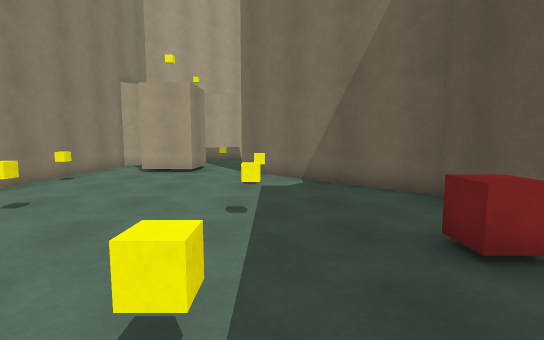
view 1 (above)

23 first-person views from a walk through a Unity game level. The camera is 1.3 m above the floor, tilts 6° down and sees 85° across. The floor is counted in squares, 1 m on a side. Each view is taken from the middle of a square. On the plan, view 1 faces up. The plan holds only what a view shows up to about 14 squares ahead; the rest is blank. The place goes on beyond the plan. The player character is not drawn. Some surface patterns are stand-ins.

view 2
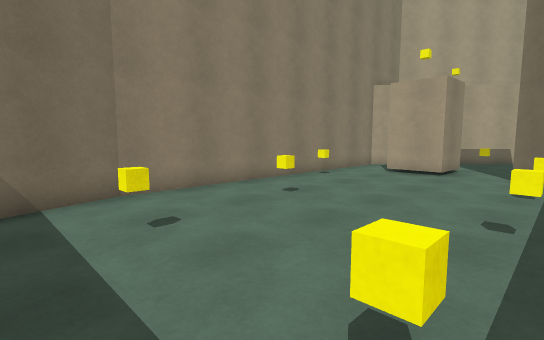

view 3
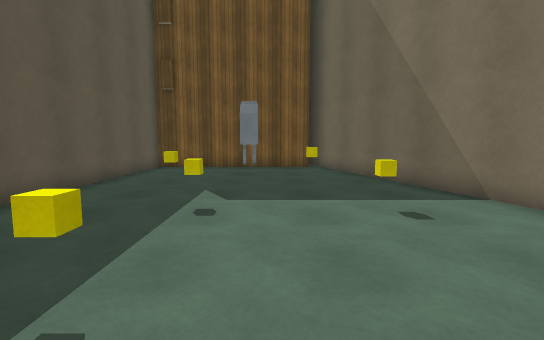

view 4
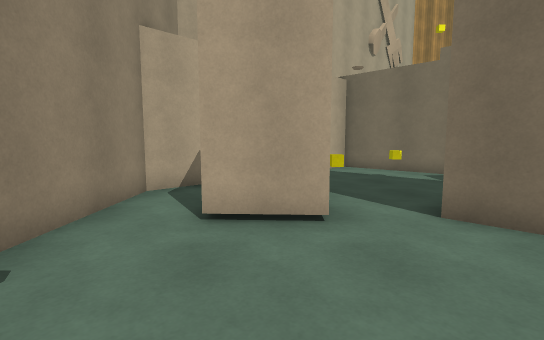

view 5
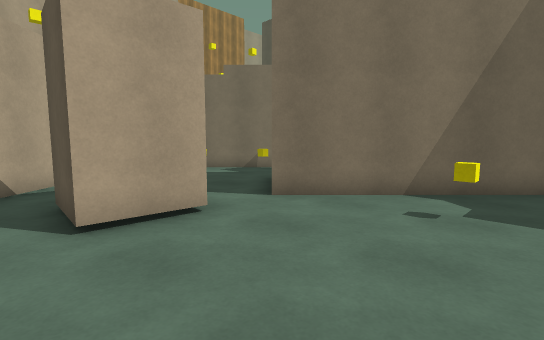

view 6
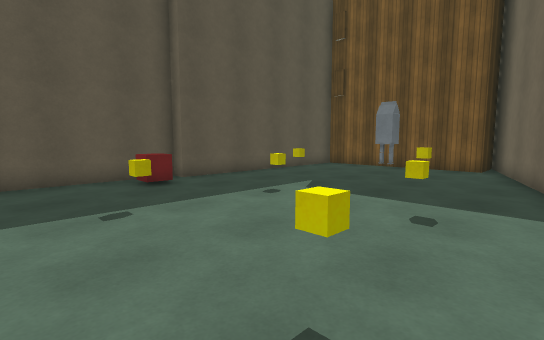

view 7
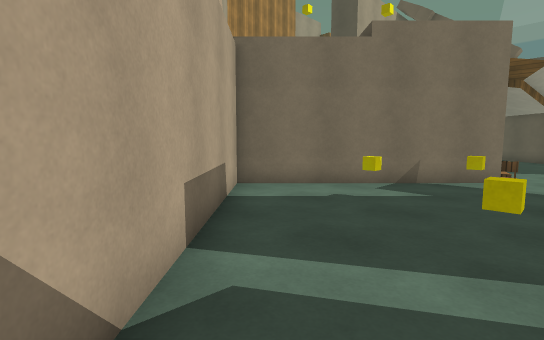

view 8
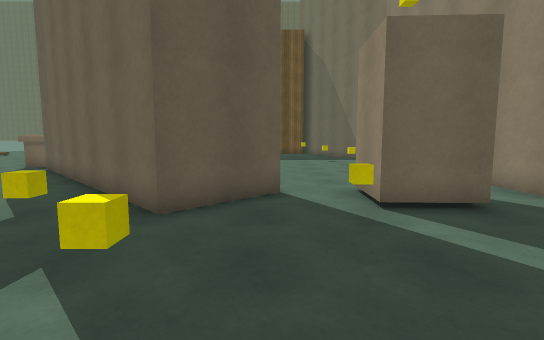

view 9
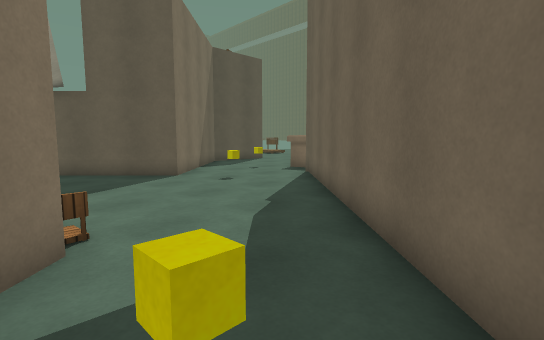

view 10
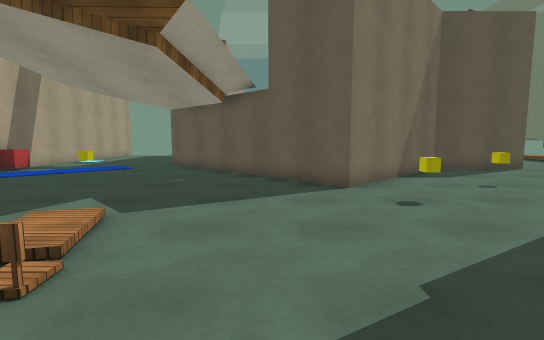

view 11
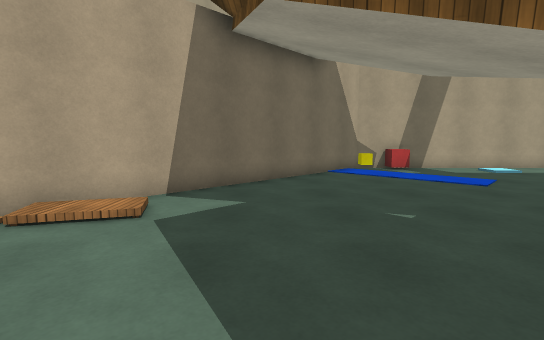

view 12
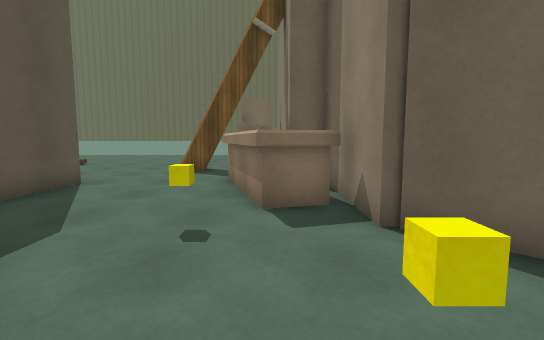

view 13
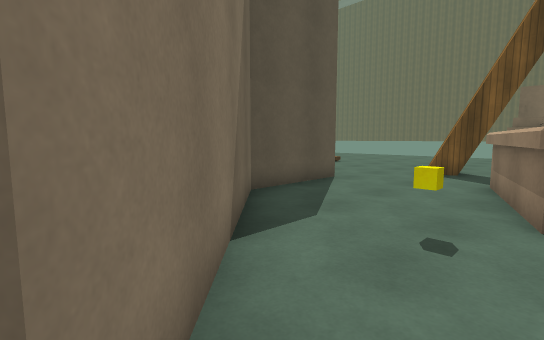

view 14
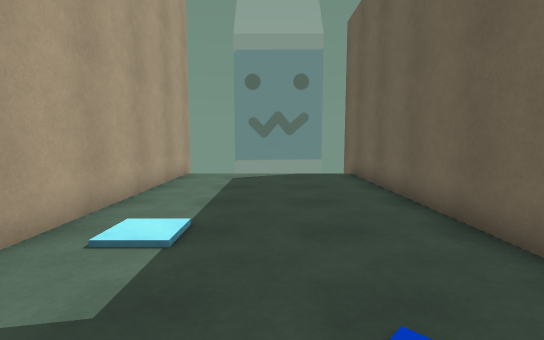

view 15
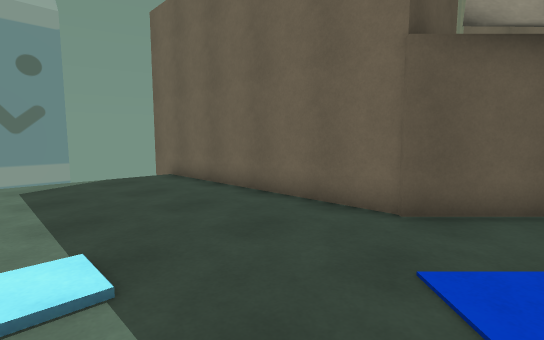

view 16
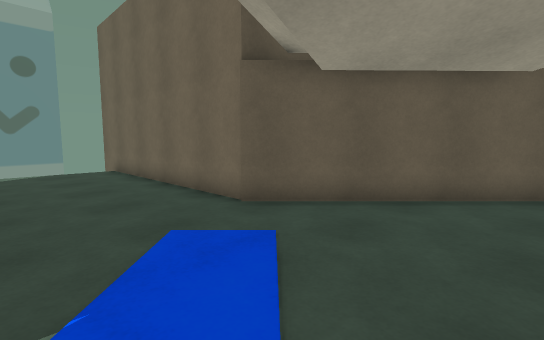

view 17
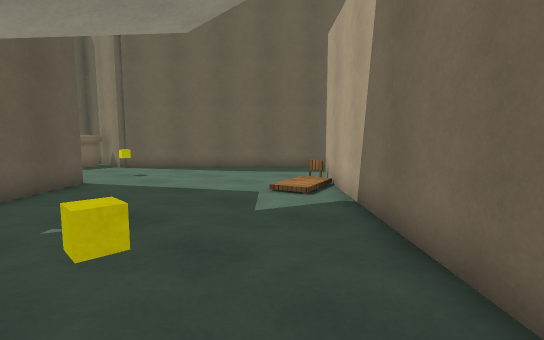

view 18
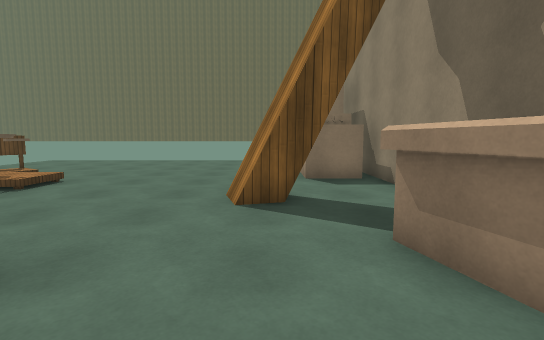

view 19
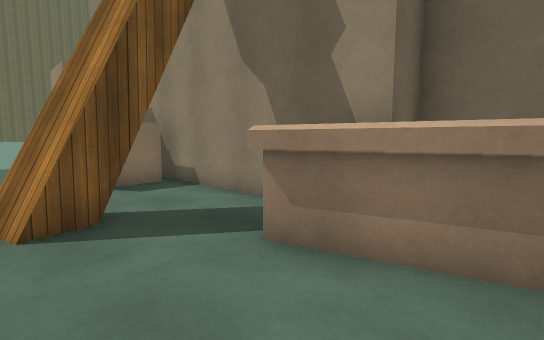

view 20
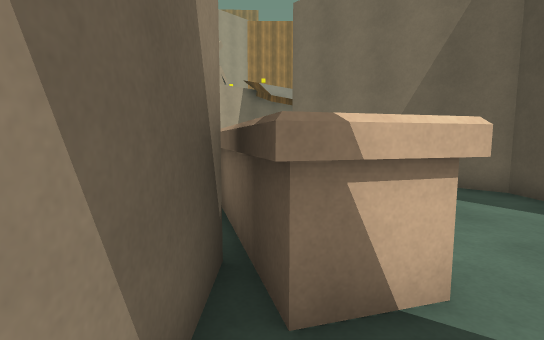

view 21
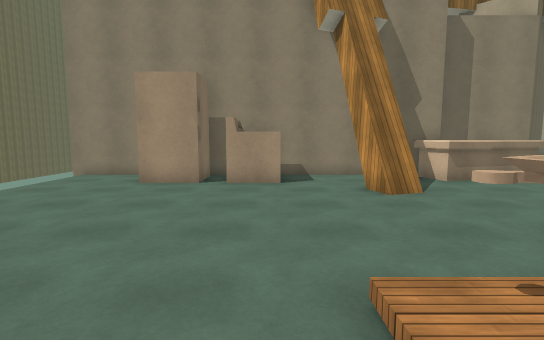

view 22
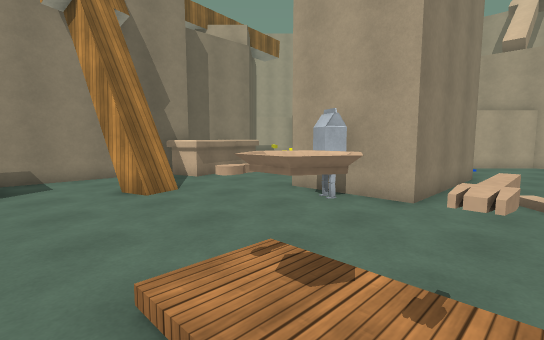

view 23
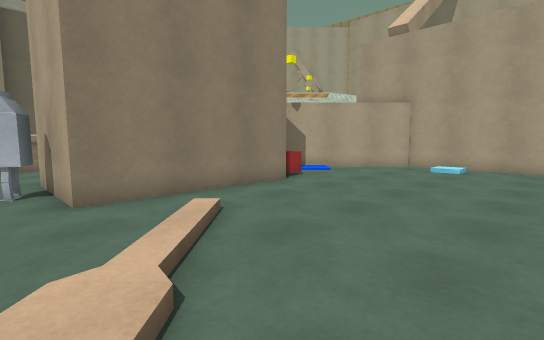

### Floor plan
Points are (right, up) in squares from view 1. A wall is a line through its corners. A room is listed if a view was taken in it or the views show most of it. See-through windows are left out.
Room 1 (views 1, 2, 3, 4, 5, 6, 7, 8, 9, 10)
walls: (-7.2, 2.3) (-3.9, -8); (-1.5, -4.3) (-1.5, -3.6) (-0.9, -3.6); (4.2, 16.1) (-0.6, 20.8) (-7.1, 14.3) (-7.1, 2.2); (-3.7, -6.7) (3.2, -6.7) (3.2, 2.1) (3.8, 2.1) (3.8, 6.8) (-1.2, 11.8) (1, 14) (2.9, 12.1)
ways out: opening at (3, 14) to room 2
objects: yellow cube (-6, 9); yellow cube (-5, 5); block (-5, 12) to (-3, 14); yellow cube (-4, 2); yellow cube (-3, -2); yellow cube (-2, 14); yellow cube (-1, 1); yellow cube (0, 5); yellow cube (0, 8); yellow cube (0, 17); yellow cube (1, -1); red cube (2, 3) to (3, 4); yellow cube (2, 15)
Room 2 (views 11, 12, 13, 14, 15, 16, 17, 18, 19, 20)
walls: (2.9, 12.1) (8.2, 6.7) (8.4, 6.7) (8.4, 2.1) (9.5, 2.1) (9.5, -2.4); (14.5, 24.3) (13.8, 24.3) (4.9, 15.4) (4.2, 16.1); (15.7, 2.2) (15.7, 6.1) (10.8, 10.9) (17.8, 17.9) (27.5, 17.9); (13.2, -0.7) (13.6, -1.9); (13, -0.8) (13.4, -2); (11.8, -1.3) (13.6, -0.7); (27, 24.3) (16.4, 24.3)
low walls: (13.4, -0.7) (13.8, -2); (13.6, -0.7) (14, -1.8)
ways out: opening at (3, 14) to room 1; opening at (10.5, -1.5) to room 3; opening at (15, 0) to room 3
objects: chair (5, 15); other object (9, 1) to (12, 6); yellow cube (9, 10); yellow cube (11, 7); yellow cube (12, 19); red cube (15, 24) to (16, 24)
Room 3 (views 21, 22, 23)
walls: (14, -1.8) (12.2, -2.3); (19.5, 8.2) (19.5, 2.2) (15.7, 2.2); (9.5, -2.4) (9.5, -7.6); (9.5, -10.6) (9.5, -13.5); (25.5, 15.3) (20.8, 15.3) (16.7, 11.2)
ways out: opening at (10.5, -1.5) to room 2; opening at (15, 0) to room 2
objects: fridge (10, -10) to (12, -8); oven (10, -6) to (12, -5); other object (18, 1) to (18, 2); red cube (18, 9) to (19, 9); other object (20, -4) to (20, -3); other object (21, -4) to (21, -3); chair (22, -6) to (23, -5); other object (22, -4) to (22, -3)

Positions as (right, up) in squares from view 1, and headings:
1: (0, 0), facing up
2: (0, 0), facing up-left
3: (-2, 7), facing down
4: (-4, 7), facing up
5: (-6, 7), facing up-right
6: (-6, 7), facing down-right
7: (-6, 14), facing up-right
8: (-1, 19), facing down
9: (1, 16), facing down-right
10: (3, 13), facing right
11: (10, 11), facing up
12: (10, 11), facing down
13: (10, 11), facing down-right
14: (15, 21), facing right
15: (16, 23), facing down-right
16: (13, 22), facing down-right
17: (13, 21), facing down-left
18: (13, 5), facing down
19: (14, 4), facing down-left
20: (10, -1), facing up
21: (22, -5), facing left
22: (22, -5), facing up-left
23: (26, 1), facing up-left
